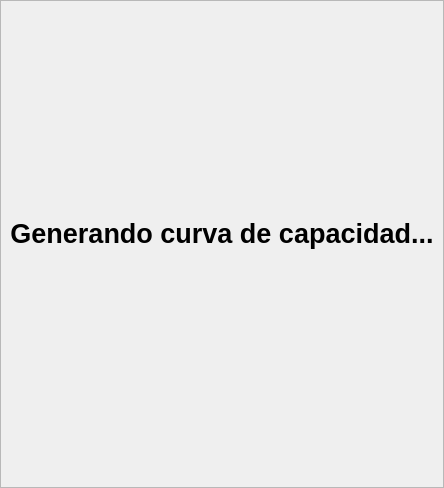
      <widget class="QWidget" name="espera">
       <layout class="QVBoxLayout" name="verticalLayout_25">
        <property name="spacing">
         <number>0</number>
        </property>
        <property name="leftMargin">
         <number>0</number>
        </property>
        <property name="topMargin">
         <number>0</number>
        </property>
        <property name="rightMargin">
         <number>0</number>
        </property>
        <property name="bottomMargin">
         <number>0</number>
        </property>
        <item>
         <widget class="QFrame" name="contenedor_espera">
          <property name="frameShape">
           <enum>QFrame::StyledPanel</enum>
          </property>
          <property name="frameShadow">
           <enum>QFrame::Raised</enum>
          </property>
          <layout class="QVBoxLayout" name="verticalLayout_26">
           <item>
            <spacer name="verticalSpacer">
             <property name="orientation">
              <enum>Qt::Vertical</enum>
             </property>
             <property name="sizeHint" stdset="0">
              <size>
               <width>20</width>
               <height>208</height>
              </size>
             </property>
            </spacer>
           </item>
           <item>
            <widget class="QLabel" name="texto_animado">
             <property name="font">
              <font>
               <pointsize>20</pointsize>
               <weight>75</weight>
               <bold>true</bold>
              </font>
             </property>
             <property name="text">
              <string>Generando curva de capacidad...</string>
             </property>
             <property name="alignment">
              <set>Qt::AlignCenter</set>
             </property>
            </widget>
           </item>
           <item>
            <widget class="QLabel" name="mensaje_progreso">
             <property name="font">
              <font>
               <pointsize>10</pointsize>
               <weight>50</weight>
               <bold>false</bold>
              </font>
             </property>
             <property name="styleSheet">
              <string notr="true">QLabel{
	color: rgb(255, 0, 0);
}</string>
             </property>
             <property name="text">
              <string/>
             </property>
             <property name="alignment">
              <set>Qt::AlignCenter</set>
             </property>
            </widget>
           </item>
           <item>
            <spacer name="verticalSpacer_2">
             <property name="orientation">
              <enum>Qt::Vertical</enum>
             </property>
             <property name="sizeHint" stdset="0">
              <size>
               <width>20</width>
               <height>208</height>
              </size>
             </property>
            </spacer>
           </item>
          </layout>
         </widget>
        </item>
       </layout>
      </widget>
